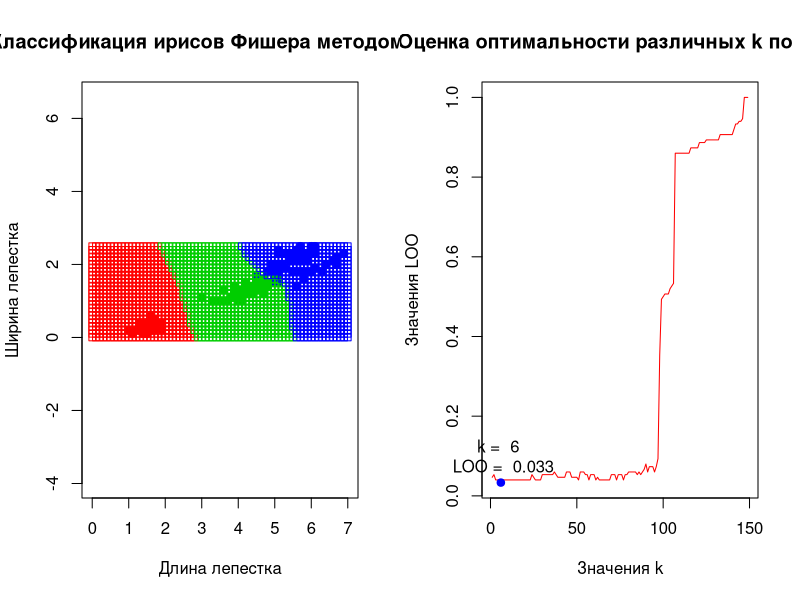

This figure's R source:
distance <- function(u, v) sqrt(sum((u - v)^2))
get_distances <- function(xl, z) apply(xl[,1:(ncol(xl)-1)], 1, distance, z)
sort_objects_by_dist <- function(xl, z) xl[order(get_distances(xl, z)),]

kNN <- function(xl, z, k) names(which.max(table(sort_objects_by_dist(xl, z)[1:k, ncol(xl)])))
kNN_OnSortedXl <- function(orderedXl, k) names(which.max(table(orderedXl[1:k, ncol(orderedXl)])))
  
lOO <- function(xl) { # Метод скользящего контроля для подбора оптимального k
  l <- nrow(xl)
  n <- ncol(xl)
  lOOForK <- rep.int(0, l-1)
  for (i in 1:l) {
    orderedXl <- sort_objects_by_dist(xl[-i, ], xl[i, 1:(n-1)]) # Выборка без i-го объекта, отсортированная относительно него
    lOOForK <- lOOForK + sapply(c(1:(l-1)), function(v) (kNN_OnSortedXl(orderedXl, v) != xl[i, n]) / l)
  }
  lOOForK # Вектор зависимости LOO от k
}
getOptimalK <- function(lOOForK) which.min(lOOForK)

buildIrisClassMap <- function(xl, k) { 
  # Классифицируем объекты на основе выборки ирисов Фишера, и запишем их в матрицу
  classifiedObjects <- c()
  for (i in seq(0, 7, 0.1))
    for (j in seq(0, 2.5, 0.1))
      classifiedObjects <- rbind(classifiedObjects, c(i, j, kNN(xl, c(i, j), k)))
  classifiedObjects
}

drawPlots <- function(xl, k, lOOForK, classifiedObjects) {
  n <- ncol(classifiedObjects)
  colors = c("setosa" = "red", "versicolor" = "green3", "virginica" = "blue")
  par(mfrow=c(1, 2))
  # Карта классификации
  plot(xl[, 1:(n-1)], pch = 21, bg = colors[xl[,n]], col = colors[xl[,n]], xlim = c(0, 7), main="Классификация ирисов Фишера методом kNN", xlab = "Длина лепестка", ylab = "Ширина лепестка", asp = 1)
  points(classifiedObjects[, 1:(n-1)], pch = 22, col = colors[classifiedObjects[, n]])
  # График LOO
  plot(lOOForK, type = "l", bg = "red", col = "red", main = "Оценка оптимальности различных k по LOO", xlab = "Значения k", ylab = "Значения LOO")
  points(k, lOOForK[which.min(lOOForK)], pch = 21, bg = "blue", col = "blue")
  label = paste("k = ", k, "\n", "LOO = ", round(lOOForK[which.min(lOOForK)], 3))
  text(k, lOOForK[which.min(lOOForK)], labels = label, pos = 3, xpd = T)
}

main <- function() {
  xl <- iris[, 3:5]
  lOOForK <- lOO(xl)
  k <- getOptimalK(lOOForK)
  classifiedObjects <- buildIrisClassMap(xl, k)
  drawPlots(xl, k, lOOForK, classifiedObjects)
}

main()
